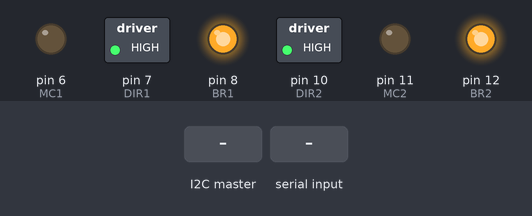
The sketch below on a simulated Arduino Uno, built with avr-gcc and run on an emulated ATmega328P. Shown: switched loads named in the sketch (green lamp = pin HIGH), output pins drawn as LEDs (lit = HIGH). The test bench sets the inputs (shaded band). What the sketch prints to the serial monitor is not drawn.

Above: at 1.2 s.
1.3 s: the I2C master sends the byte 1
2.8 s: "M,0\n" received over Serial
4.3 s: the I2C master sends the byte 0
5.8 s: "M,1\n" received over Serial
7.3 s: "90,45,200\n" received over Serial
Timing chart, 0 to 9.8 s (numbered marks = the images above; inputs shaded):
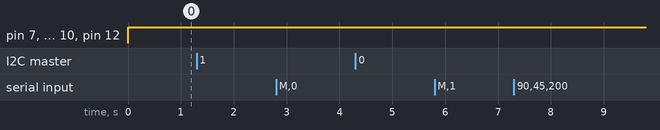

The sketch:

DCMT_R1_1.ino
```cpp
#include <Wire.h>
// #include <SPI.h>

#define I2C_ADR 14 // Set this however you want

#define DIR1 7
#define MC1 6
#define BR1 8
// #define THRM1 9
// #define CSEN1 A6
#define DIR2 10
#define MC2 11
#define BR2 12
// #define THRM2 13
// #define CSEN2 A7

// #define B2 A0
// #define A2 A1
// #define B1 A2
// #define A1 A3

bool dir1 = 1; // start with forward
bool dir2 = 1;
bool br1 = 1; // start with brake on
bool br2 = 1;

int pwm1, pwm2 = 0; // start with 0 speed

typedef union // Define a float that can be broken up and sent via I2C
{
    float number;
    uint8_t bytes[4];
} FLOATUNION_t;

FLOATUNION_t RX;

byte commandSelect[3];
int8_t speedSelect;
int8_t motor1Speed;
int8_t motor2Speed;
byte motorSelect;
bool changeParam = false;

#define SERIAL_UPDATE_TIME_MS 1000

long lastSerialPrint = 0;

enum Mode
{
    CONTROL,
    WRITE
};

Mode currentMode = CONTROL;

void setup()
{
    pinMode(MC1, OUTPUT);
    pinMode(MC2, OUTPUT);
    pinMode(DIR1, OUTPUT);
    pinMode(DIR2, OUTPUT);
    pinMode(BR1, OUTPUT);
    pinMode(BR2, OUTPUT);

    Serial.begin(115200); // updated baud rate
    Wire.begin(I2C_ADR);
    Wire.onReceive(receiveEvent);
    Wire.onRequest(requestEvent);
}

void loop()
{
    serialCommandHandler();

    if (changeParam)
    {
        switch (motorSelect)
        {
        case 1: // Motor 1 edit
            if (speedSelect == 0)
            {
                br1 = 1;
                pwm1 = 0;
                Serial.println("Motor 1 brake");
            }
            else if (speedSelect < 0 && speedSelect >= -100)
            {
                br1 = 0;
                dir1 = 0;
                speedSelect *= -1;
                pwm1 = map(speedSelect, 0, 100, 0, 255);
                Serial.print("Motor 1 back ");
                Serial.println(pwm1);
            }
            else if (speedSelect > 0 && speedSelect <= 100)
            {
                br1 = 0;
                dir1 = 1;
                pwm1 = map(speedSelect, 0, 100, 0, 255);
                Serial.print("Motor 1 forward ");
                Serial.println(pwm1);
            }
            else
            {
                Serial.println("Invalid Entry, nothing will be changed");
            }
            break;

        case 2: // motor 2 edit
            if (speedSelect == 0)
            {
                br2 = 1;
                pwm2 = 0;
                Serial.println("Motor 2 brake");
            }
            else if (speedSelect < 0 && speedSelect >= -100)
            {
                br2 = 0;
                dir2 = 0;
                speedSelect *= -1;
                pwm2 = map(speedSelect, 0, 100, 0, 255);
                Serial.print("Motor 2 back ");
                Serial.println(pwm2);
            }
            else if (speedSelect > 0 && speedSelect <= 100)
            {
                br2 = 0;
                dir2 = 1;
                pwm2 = map(speedSelect, 0, 100, 0, 255);
                Serial.print("Motor 2 forward ");
                Serial.println(pwm2);
            }
            else
            {
                Serial.println("Invalid Entry, nothing will be changed");
            }
            break;

        default:
            Serial.println("oopsie poopsie, that's not a command, silly");
            break;
        }
        changeParam = false;
    }

    digitalWrite(DIR1, dir1);
    analogWrite(MC1, pwm1);
    digitalWrite(BR1, br1);
    digitalWrite(DIR2, dir2);
    analogWrite(MC2, pwm2);
    digitalWrite(BR2, br2);

    printOutput();
}

void printOutput()
{
    if (millis() - lastSerialPrint >= SERIAL_UPDATE_TIME_MS)
    {
        Serial.print("SpeedSelect: ");
        Serial.print(speedSelect);
        Serial.print(", MotorSelect: ");
        Serial.print(motorSelect);
        Serial.print(" || ");
        Serial.print("Speed1: ");
        Serial.print(motor1Speed);
        Serial.print(", PWM1: ");
        Serial.print(pwm1);
        Serial.print(", Dir1: ");
        Serial.print(dir1);
        Serial.print(", Brake1: ");
        Serial.print(br1);
        Serial.print(", Speed2: ");
        Serial.print(motor2Speed);
        Serial.print(", PWM2: ");
        Serial.print(pwm2);
        Serial.print(", Dir2: ");
        Serial.print(dir2);
        Serial.print(", Brake2: ");
        Serial.println(br2);

        lastSerialPrint = millis();
    }
}

void serialCommandHandler()
{
    if (Serial.available())
    {
        String command = Serial.readStringUntil('\n');
        command.trim();
        char cmdType = command.charAt(0);

        if (cmdType == 'M')
        { // Mode switch command: "M,0" for CONTROL, "M,1" for WRITE
            int mode = command.substring(2).toInt();
            if (mode == 0)
            {
                currentMode = CONTROL;
                Serial.println("Switched to CONTROL mode");
            }
            else if (mode == 1)
            {
                currentMode = WRITE;
                Serial.println("Switched to WRITE mode");
            }
        }
        else if (cmdType == 'W')
        { // Motor update command in the format: "W,<motorSelect>,<speedSelect>"
            int firstComma = command.indexOf(',');
            int secondComma = command.indexOf(',', firstComma + 1);
            if (firstComma != -1 && secondComma != -1)
            {
                motorSelect = command.substring(firstComma + 1, secondComma).toInt();
                speedSelect = command.substring(secondComma + 1).toInt();

                // Enforce the range -100 to 100
                if (speedSelect < -100)
                    speedSelect = -100;
                if (speedSelect > 100)
                    speedSelect = 100;

                changeParam = true;
                Serial.print("Serial update: motorSelect = ");
                Serial.print(motorSelect);
                Serial.print(", speedSelect = ");
                Serial.println(speedSelect);
            }
            else
            {
                Serial.println("Invalid command format for motor update.");
            }
        }
        else
        {
            Serial.println("Invalid serial command!");
        }
    }
}

void requestEvent()
{
    Serial.print("Sending: ");
    Serial.print(motor1Speed);
    Serial.print(", ");
    Serial.println(motor2Speed);

    Wire.write(motor1Speed);
    Wire.write(motor2Speed);
}

void receiveEvent(int howMany)
{
    int i = 0;
    while (Wire.available())
    {
        commandSelect[i] = Wire.read();
        Serial.print(i);
        Serial.print("-> ");
        Serial.print(commandSelect[i]);
        Serial.print(", ");
        i++;
    }
    Serial.println();
    motorSelect = commandSelect[0];
    speedSelect = commandSelect[1];

    switch (motorSelect)
    {
    case 1:
        motor1Speed = speedSelect;
        break;
    case 2:
        motor2Speed = speedSelect;
        break;
    }

    changeParam = true;
}
```

Measured:
- after the input at 1.3 s, every drawn part: stays the same
- after the input at 2.8 s, every drawn part: stays the same
- after the input at 4.3 s, every drawn part: stays the same
- after the input at 5.8 s, every drawn part: stays the same
- after the input at 7.3 s, every drawn part: stays the same
